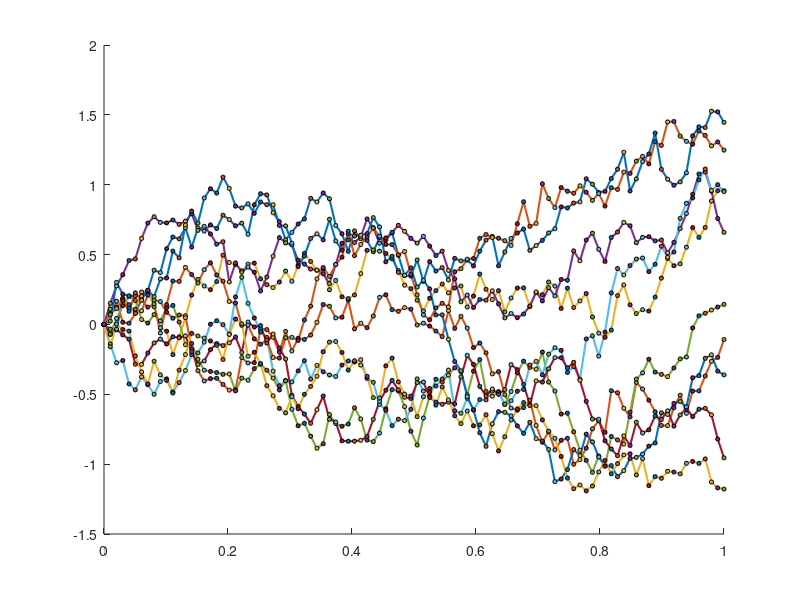
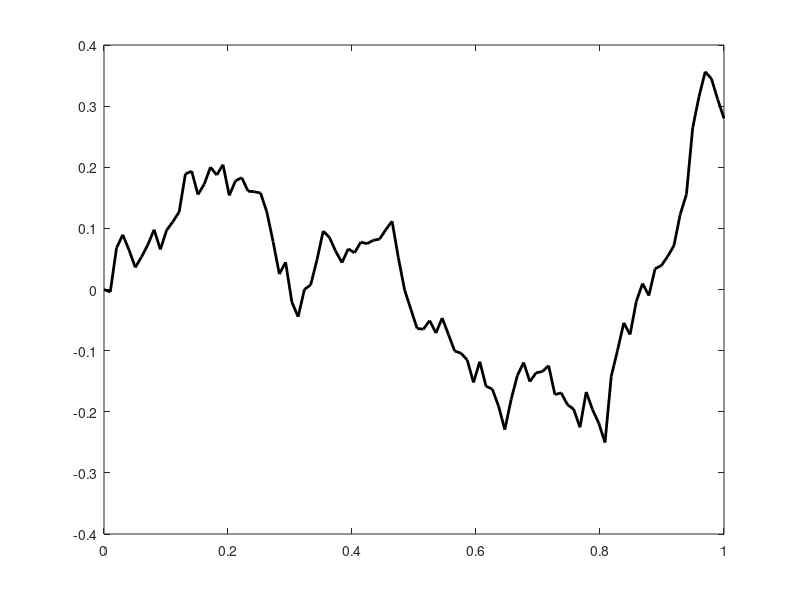

These charts were generated, in order, by the following MATLAB code:
%{
%Copyright (c) 2024 Hilton-Marques <https://my.github.com/Hilton-Marques>
%
%Created Date: Sunday, February 25th 2024, 9:58:25 pm
%Author: Hilton-Marques
%
%Description: We describe a brownian motion by sampling 
% its derivative by a N(0, ti - ti-1) distribution.
%HISTORY:
%Date      	By	Comments
%----------	---	----------------------------------------------------------
%}

clc;
clear all;
close all;

dt = 0.01;
t = 1.0;
n = t/dt;
m = 10; % realizations
z_mean = 0;
z_std = sqrt(dt);
x = 0; %Initial position
y = zeros(m, n);

% Main loop
y(:,1) = x;
for i = 1:m
  for j = 2:n
    y(i, j) = y(i, j-1) + normrnd(z_mean, z_std);
  end
end


%Plot the sample path
t = linspace(0, t, n);

figure
hold on
plot(repmat(t,m,1)', y', '-o','MarkerFaceColor',"auto",'LineWidth',1.5,'markersize',3,'MarkerEdgeColor','none');
h= plot(repmat(t,m,1), y, 'o','MarkerFaceColor',"auto","markersize",3, 'MarkerEdgeColor', 'black');
set(h, {'MarkerFaceColor'}, get(h,'Color'));
%set(h, {'MarkerEdgeColor'}, 'black');
exportgraphics(gcf,'brownian_motion.png','Resolution',300);
figure
plot(t, mean(y), 'color', 'black', 'linewidth',2)
exportgraphics(gcf,'brownian_mean.png','Resolution',300);
